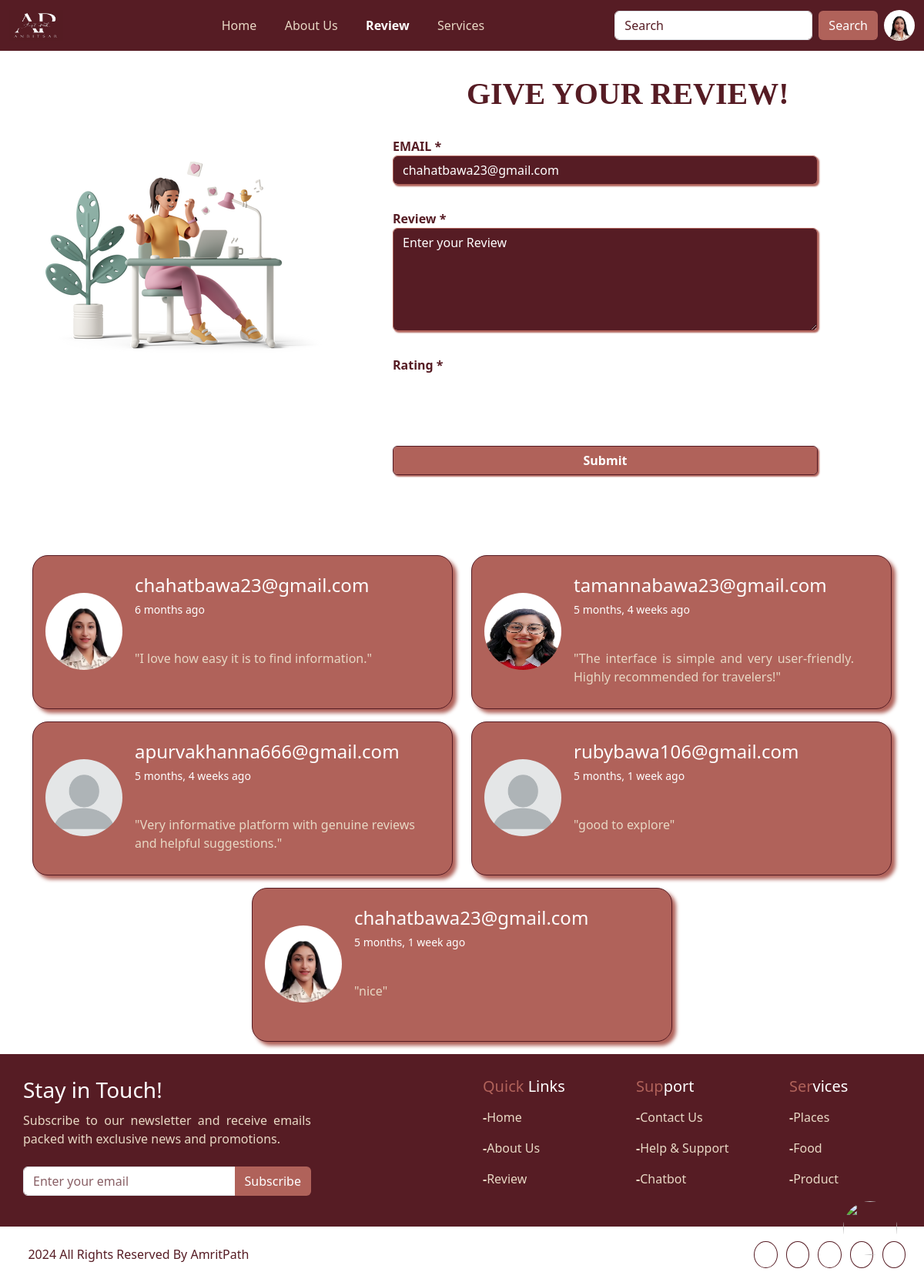
Page /review/ (signed in) on the committed database.
### guide/models.py (models this page shows, shortened)
class Userregister(models.Model):
    USER_TYPES = (('Tourist', 'Tourist'),('Business Owner', 'Business Owner'),)
    firstname=models.CharField(max_length=200)
    lastname=models.CharField(max_length=200, null=True, blank=True)
    email=models.EmailField()
    password=models.CharField(max_length=200)
    category = models.CharField(max_length=50, choices=USER_TYPES, default='Tourist')
    contact = models.CharField(max_length=15, null=True, blank=True)
    alternate_contact = models.CharField(max_length=15, null=True, blank=True)
    birthday = models.DateField(null=True, blank=True)
    age = models.IntegerField(null=True, blank=True)
    social_link = models.URLField(null=True, blank=True)
    gender = models.CharField(max_length=10, null=True, blank=True)
    address = models.TextField(null=True, blank=True)
    bio = models.TextField(null=True, blank=True)
    photo = models.ImageField(upload_to='profile_photos/', null=True, blank=True)
    newsletter = models.BooleanField(default=False)

class Review(models.Model):
    user = models.ForeignKey(Userregister, on_delete=models.CASCADE, null=True, blank=True)
    place = models.ForeignKey('Place', on_delete=models.CASCADE, null=True, blank=True)
    food = models.ForeignKey('Food', on_delete=models.CASCADE, null=True, blank=True)
    hotel = models.ForeignKey('Hotel', on_delete=models.CASCADE, null=True, blank=True)
    shop = models.ForeignKey('Shop', on_delete=models.CASCADE, null=True, blank=True)
    product = models.ForeignKey('Product', on_delete=models.CASCADE, null=True, blank=True)
    restaurant = models.ForeignKey('Restaurant', on_delete=models.CASCADE, null=True, blank=True)
    email = models.EmailField()
    review = models.TextField()
    rating = models.IntegerField()
    created_at = models.DateTimeField(auto_now_add=True)

### guide/views.py (the view, shortened to what this page needs)
# urls.py: path("review/", views.review,name="review"),
def review(request):
    if 'email' not in request.session:
        return redirect('login')
    site_reviews = Review.objects.filter(place__isnull=True,food__isnull=True,hotel__isnull=True,shop__isnull=True, product__isnull=True, restaurant__isnull=True)
    user = Userregister.objects.get(email=request.session['email'])
    return render(request,'review.html',{'user':user,'site_reviews':site_reviews})

### templates/review.html (shortened to what this page needs)
{% extends 'base.html' %}
{% load static %}
{% block content %}
	<link rel="stylesheet" type="text/css" href='{% static "customcss/form.css" %}'>
	<div class="row" style="margin-top: 66px;">
		<div class="col-md-5 image">
			<img src="{%static 'Photos/image15.png' %}" style="padding-top: 9rem;">
		</div>
		<div class="col-md-7">
			<h1 class="animated-text" style="padding-left: 6rem;"><strong>
	        Give Your Review!
	        </strong></h1>
	        <div class="box">
				<form method="POST" action="">
				<label for="email" class="fw-bold mt-2">EMAIL *</label><br>
				<input type="email" id="email" name="email" placeholder="Enter your email" class="txt form-control" value="{{ user.email }}" readonly><br>
				<label for="review" class="fw-bold mt-2">Review *</label><br>
				<textarea type="text" id="review" name="review" placeholder="Enter your Review" class="txt form-control" rows="5"required>{% if error %}{{ review_text }}{% endif %}</textarea><br>
				<label class="fw-bold mt-2 d-flex justify-content-between">Rating * </label><br>
				<div class="star-rating mb-3">
				    <i class="icofont icofont-star star" data-value="1"></i>
				    <i class="icofont icofont-star star" data-value="2"></i>
				    <i class="icofont icofont-star star" data-value="3"></i>
				    <i class="icofont icofont-star star" data-value="4"></i>
				    <i class="icofont icofont-star star" data-value="5"></i>
				</div>
				<button type="submit" class="button search form-control btn fw-bold mt-2" >Submit</button><br><br>
				</form>
			</div>
		</div>
	</div>
	<div class="container">
	<div class="row justify-content-center">
	    {% for review in site_reviews %}
	        <div class="col-lg-6 col-md-6 mb-3">
	            <div class="review-card pe-5">
	            	<div class="review-body d-flex">
			            <div class="profile-img mt-5 ms-3 me-3">
			            	{% if review.user.photo %}
			  				<img src="{{ review.user.photo.url }}" class="rounded-circle" width="100" height="100" alt="User">
							{% else %}
		  					<img src="{% static 'Photos/profile.webp' %}" class="rounded-circle" width="100" height="100" alt="Default User">
							{% endif %}
			            </div>
			            <div class="review-content mt-4">
			                <h4 class="mb-1">{{ review.email }}</h4>
			                <small class="time" >
			                    {{ review.created_at|timesince }} ago
			                </small>
			                <div class="mt-2 mb-2">
			                    {% for i in "12345" %}
			                        {% if forloop.counter <= review.rating %}
			                            <i class="icofont icofont-star star" style="color: yellow;"></i>
			                        {% else %}
			                            <i class="icofont icofont-star star"></i>
			                        {% endif %}
			                    {% endfor %}
			                </div>
			                <p class="review-text">
			                    "{{ review.review }}"
			                </p>
			            </div>
        			</div>
		        </div>
	        </div>
	    {% endfor %}
	</div>
	</div>
{% endblock %}

### templates/base.html (shortened to what this page needs)
{% load static %}
<!DOCTYPE html>
<html>
<head>
	<link rel="stylesheet" type="text/css" href='{% static "css/bootstrap.min.css" %}'>
	<link rel="stylesheet" type="text/css" href='{% static "customcss/base.css" %}'>
  <link rel="stylesheet" type="text/css" href='{%static "icofont/icofont.min.css" %}'>
  <link rel="stylesheet" type="text/css" href="{%static 'css\aos.css' %}">
</head>
<body>
<nav class="navbar navbar-expand-lg fixed-top">
  <div class="container-fluid">
    <a class="navbar-brand" href="{% url 'index' %}"><img src="{%static 'photos/logo.jpeg' %}" height="40px" width="70px;"></a>
    <div class="collapse navbar-collapse" id="navbarSupportedContent">
      <ul class="navbar-nav me-auto  ms-auto mb-2 mb-lg-0">
        <li class="nav-item">
          <a class="nav-link {% if request.path == '/' %}active{% endif %}" aria-current="page" href="{% url 'index' %}"> <i class="icofont-home me-2"></i>Home</a>
        </li>
        <li class="nav-item">
          <a class="nav-link {% if request.path == '/about_us/' %}active{% endif %}" href="{% url 'about_us' %}"><i class="icofont-info-circle me-2"></i>About Us</a>
        </li>
        <li class="nav-item">
          <a class="nav-link {% if request.path == '/review/' %}active{% endif %}" href="{% url 'review' %}"><i class="icofont-star me-2"></i>Review</a>
        </li>
        <li class="nav-item dropdown">
          <a class="nav-link dropdown-toggle " href="#" role="button" data-bs-toggle="dropdown" aria-expanded="false">
            <i class="icofont-compass-alt me-2"></i>Services
          </a>
        </li>
      </ul>
      <form class="d-flex" role="search" method="GET" action="{% url 'search' %}">
	    <input
	        class="form-control search-input me-2"
	        type="search"
	        name="q"
	        placeholder="Search"
	        aria-label="Search"
	        required
	    />
	    <button class="btn search me-2" type="submit">Search</button>
	</form>
      {% if request.session.email %}
	  <div class="dropdown">
  	  	<button class="btn p-0 border-0 bg-transparent dropdown-toggle" data-bs-toggle="dropdown"
  	  	aria-expanded="false">
    	{% if user.photo %}
              <img src="{{ user.photo.url }}"
                   class="rounded-circle"
                   width="40"
                   height="40"
                   alt="User">
            {% else %}
              <img src="{% static 'Photos/profile.webp' %}"
                   class="rounded-circle"
                   width="40"
                   height="40"
                   alt="Default User">
            {% endif %}
  		</button>
	  </div>
	  {% else %}
	  <a href="{% url 'login' %}" class="btn login"><i class="icofont-user me-2"></i>Login</a>
      {% endif %}
    </div>
  </div>
</nav>
<main>
{% block content %}
{% endblock %}
</main>
<footer>
	<div class="row footer">
		<div class="col-md-4">
			<h3>Stay in Touch!</h3>
			<p class="footer-text">Subscribe to our newsletter and receive emails packed with exclusive news and promotions.</p>
			<form method="POST" action="{% url 'subscribe_newsletter' %}">
			<div class="input-group mt-4">
			  <input type="email" name="email" class="form-control" placeholder="Enter your email" required>
			  <button class="btn search-footer" type="submit">Subscribe</button>
			</div>
			</form>
		</div>
		<div class="col-md-2"></div>
		<div class="col-md-2">
			<h5><span>Quick</span> Links</h5>
			<div class="links">
				<a href="{% url 'index' %}" ><b>-</b>Home </a><br>
				<a href="{% url 'about_us' %}" ><b>-</b>About Us</a><br>
				<a href="{% url 'review' %}" ><b>-</b>Review</a><br>
			</div>
		</div>
		<div class="col-md-2">
			<h5><span>Sup</span>port</h5>
			<div class="links">
				<a href="{% url 'contact_us' %}" ><b>-</b>Contact Us </a><br>
				<a href="{% url 'contact_us' %}" ><b>-</b>Help & Support</a><br>
				<a href="{% url 'chatbot' %}" ><b>-</b>Chatbot</a><br>
			</div>
		</div>
		<div class="col-md-2">
			<h5><span>Ser</span>vices</h5>
			<div class="links">
				<a href="{% url 'places_to_visit' %}" ><b>-</b>Places </a><br>
				<a href="{% url 'food_to_eat' %}" ><b>-</b>Food</a><br>
				<a href="{% url 'products_to_buy' %}" ><b>-</b>Product</a><br>
			</div>
		</div>
	</div>
	<div class="row p-4 bottom">
		<div class="col-md-6">
			<i class="icofont-copyright"></i>2024 All Rights Reserved By AmritPath
		</div>
		<div class="col-md-6 right">
			<a href="https://twitter.com" ><i class="icofont-twitter icon"></i></a>
			<a href="https://facebook.com" ><i class="icofont-facebook icon"></i></a>
			<a href="https://youtube.com" ><i class="icofont-youtube-play icon"></i></a>
			<a href="https://instagram.com" ><i class="icofont-instagram  icon"></i></a>
			<a href="https://linkedin.com" ><i class="icofont-linkedin icon"></i></a>
		</div>
	</div>
</footer>
{% if request.resolver_match.url_name != 'chatbot' %}
<a href="{% url 'chatbot' %}" class="chatbot-icon">
    <img src="{%static 'photos/chatbot1.png' %}" height="70px" width="70px" class="rounded-circle">
</a>
{% endif %}
</body>
</html>

### statics/customcss/base.css (style rules this page uses)
body { overflow-x: hidden; }
.navbar { background-color: #561c24; }
.navbar-brand { color: white; }
.nav-link { color: #e8d8c4; }
.active { color: white !important; font-weight: bold; }
.search-input::placeholder { background-color: white; color: #561c24; }
.search { background-color: #b0625a; color: white; }
footer { overflow-x: hidden; }
.footer { background-color: #561c24; padding-bottom: 40px; padding-top: 30px; padding-left: 30px; }
h3 { color: white; }
.footer-text { margin-top: 10px; margin-bottom: 20px; color: #e8d8c4; text-align: justify; }
.search-footer { background-color: #b0625a; color: white; }
.input-group input[type="email"] { color: #561c24; outline: none; box-shadow: none; }
.input-group input[type="email"]::placeholder { color: #561c24; opacity: 0.7; }
h5 { color: white; }
span { color:#b0625a; }
.links { line-height: 2.5rem; }
a { text-decoration: none; color: #e8d8c4; }
.bottom { color:#561c24; }
.right { text-align: right; }
.right a .icon { border-color: #561c24; border-style: solid; border-radius: 50%; border-width: 1px; margin-left: 7px; padding: 8px; cursor: pointer; color: #561c24; }
.dropdown-toggle::after { content: none; }
.chatbot-icon { position: fixed; bottom: 20px; right: 20px; color: white; font-size: 22px; padding: 15px; border-radius: 50%; z-index: 9999; text-decoration: none; display: flex; align-items: center; justify-content: center; }

### statics/customcss/form.css (style rules this page uses)
body { overflow-x: hidden; }
.image { text-align: center; }
.animated-text { padding-top: 2rem; font-family: 'Alfa Slab One', cursive; color: #561c24; font-size: 40px; font-weight: bold; display: inline-block; text-transform: uppercase; }
.box { margin-top: 1rem; margin-bottom: 5rem; color: #561c24; width: 80%; }
.button { border-color: #561c24 !important; box-shadow:2px 2px 2px #b0625a !important; }
.txt { background-color: #561c24 ; color: white; border-color:#b0625a !important ; box-shadow: 2px 2px 2px #b0625a !important; }
.txt::placeholder { background-color: #561c24 !important; color:white !important; }
.star-rating { display: flex; gap: 10px; }
.star-rating .star { font-size: 45px; color: white; cursor: pointer; text-shadow: 2px 0 gold, -2px 0 gold, 0 2px gold, 0 -2px gold; transition: 0.2s ease; }
.review-text { color: #e8d8c4 ; text-align: justify; }
.review-card { background-color: #b0625a ; color: white ; height: 200px; border: 1px solid #561c24 ; box-shadow:5px 5px 5px #b0625a ; border-radius: 20px; }
.time { color: white; }

### rows in the picture
Userregister: photo (picture), email "chahatbawa23@gmail.com"
Review: user.photo (picture), email "chahatbawa23@gmail.com", created_at "6 months", rating 4 (drawn), review "I love how easy it is to find information."
Review: user.photo (picture), email "tamannabawa23@gmail.com", created_at "5 months, 4 weeks", rating 5 (drawn), review "The interface is simple and very user-friendly. Highly recommended for travelers!"
Review: email "apurvakhanna666@gmail.com", created_at "5 months, 4 weeks", rating 5 (drawn), review "Very informative platform with genuine reviews and helpful suggestions."
Review: email "rubybawa106@gmail.com", created_at "5 months, 1 week", rating 3 (drawn), review "good to explore"
Review: user.photo (picture), email "chahatbawa23@gmail.com", created_at "5 months, 1 week", rating 2 (drawn), review "nice"
